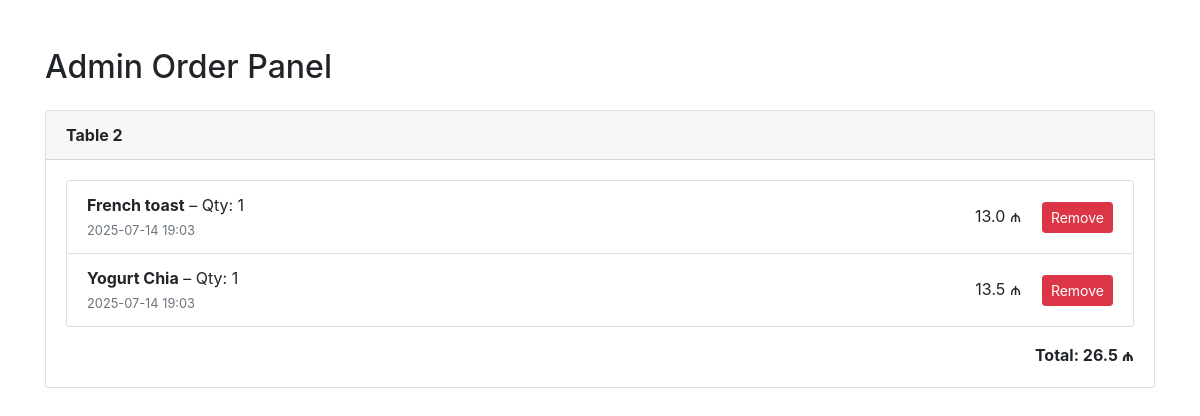
Page /admin-panel/ on the committed database.
### restaurant/models.py (models this page shows, shortened)
class Table(models.Model):
    number = models.IntegerField()

class Basket(models.Model):
    table = models.ForeignKey(to=Table, on_delete=models.CASCADE)
    food = models.ForeignKey(to=Food, on_delete=models.CASCADE)
    quantity = models.PositiveIntegerField(default=0)
    created_timestamp = models.DateTimeField(auto_now_add=True)
    def sum(self):
        return self.quantity * self.food.price

class Food(models.Model):
    food_name = models.CharField(max_length=100,blank=False, null=False)
    description = models.TextField(blank=True, null=True)
    quantity = models.IntegerField(blank=False, null=False,default=0)
    price = models.FloatField(null=True, blank=True)
    category = models.ForeignKey(FoodCategory, on_delete=models.CASCADE)
    image = models.ImageField(upload_to='images/', blank=True, default='images/default.jpg')

### restaurant/views.py (the view)
# urls.py: path('admin-panel/', views.admin_panel, name='admin_panel'),
def admin_panel(request):
    tables = Table.objects.all()
    table_orders = []
    for table in tables:
        orders = Basket.objects.filter(table=table)
        if orders.exists():
            table_orders.append({
                'table': table,
                'baskets': orders,
                'total': sum(item.sum() for item in orders)
            })
    context = {
        'table_orders': table_orders
    }
    return render(request, 'restaurant/admin_panel.html', context)

### restaurant/templates/restaurant/admin_panel.html (shortened to what this page needs)
<!doctype html>
<html lang="en">
<head>
    <link rel="stylesheet"
          href="https://cdn.jsdelivr.net/npm/bootstrap@4.0.0/dist/css/bootstrap.min.css"
>
</head>
<body>
<div class="container mt-5">
    <h2 class="mb-4">Admin Order Panel</h2>
    {% for order in table_orders %}
        <div class="card mb-4 shadow-sm">
            <div class="card-header font-weight-bold">
                Table {{ order.table.number }}
            </div>
            <div class="card-body">
                <ul class="list-group mb-3">
                    {% for item in order.baskets %}
                        <li class="list-group-item d-flex justify-content-between align-items-center">
                            <div>
                                <strong>{{ item.food.food_name }}</strong> – Qty: {{ item.quantity }}
                                <br>
                                <small class="text-muted">{{ item.created_timestamp|date:"Y-m-d H:i" }}</small>
                            </div>
                            <div>
                                <span class="mr-3">{{ item.sum }} ₼</span>
                                <form method="post" action="{% url 'restaurant:remove_item' item.id %}"
                                      style="display:inline;">
                                    <button type="submit" class="btn btn-sm btn-danger">Remove</button>
                                </form>
                            </div>
                        </li>
                    {% endfor %}
                </ul>
                <div class="text-right font-weight-bold">
                    Total: {{ order.total }} ₼
                </div>
            </div>
        </div>
    {% empty %}
        <div class="alert alert-info">No completed orders yet.</div>
    {% endfor %}
</div>
</body>
</html>

### rows in the picture
Table: table.number "2", total "26.5"
Basket: food.food_name "French toast", quantity "1", created_timestamp "2025-07-14 19:03", sum "13.0"
Basket: food.food_name "Yogurt Chia", quantity "1", created_timestamp "2025-07-14 19:03", sum "13.5"
